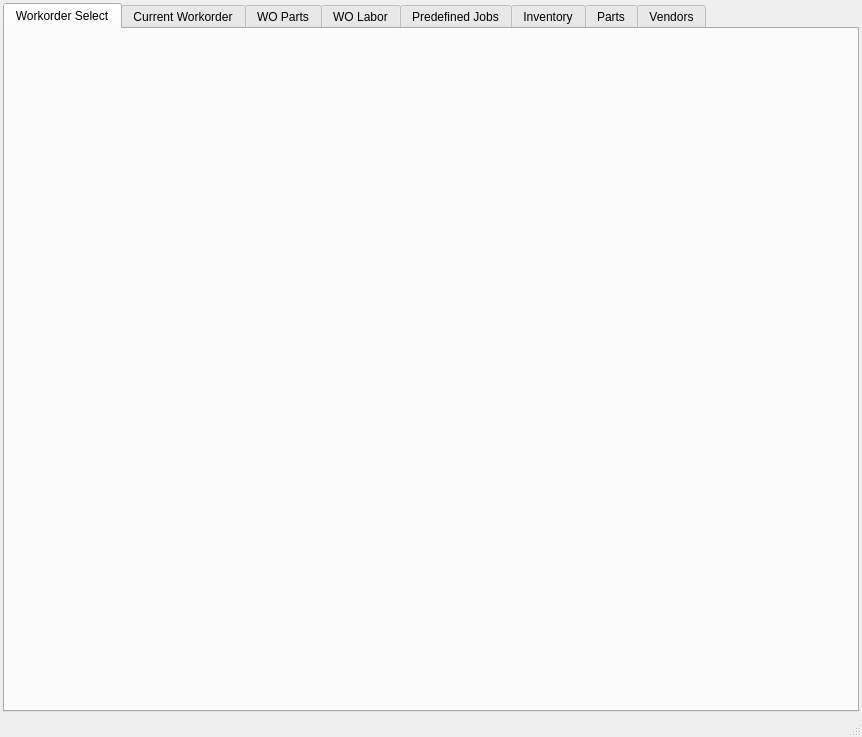
<?xml version="1.0" encoding="UTF-8"?>
<ui version="4.0">
 <class>Ah3</class>
 <widget class="QMainWindow" name="Ah3">
  <property name="geometry">
   <rect>
    <x>0</x>
    <y>0</y>
    <width>862</width>
    <height>737</height>
   </rect>
  </property>
  <property name="windowTitle">
   <string>Autohouse III</string>
  </property>
  <widget class="QWidget" name="centralwidget">
   <layout class="QGridLayout">
    <property name="margin">
     <number>3</number>
    </property>
    <property name="spacing">
     <number>3</number>
    </property>
    <item row="0" column="0">
     <widget class="QTabWidget" name="tabWidget">
      <property name="enabled">
       <bool>true</bool>
      </property>
      <property name="tabShape">
       <enum>QTabWidget::Rounded</enum>
      </property>
      <property name="currentIndex">
       <number>0</number>
      </property>
      <property name="elideMode">
       <enum>Qt::ElideNone</enum>
      </property>
      <widget class="QWidget" name="woSelect">
       <attribute name="title">
        <string>Workorder Select</string>
       </attribute>
       <layout class="QGridLayout" name="gridLayout">
        <property name="margin">
         <number>4</number>
        </property>
        <item row="0" column="0">
         <widget class="WorkorderSelect" name="workorderSelect">
          <property name="frameShape">
           <enum>QFrame::NoFrame</enum>
          </property>
          <property name="frameShadow">
           <enum>QFrame::Raised</enum>
          </property>
         </widget>
        </item>
       </layout>
      </widget>
      <widget class="QWidget" name="current_workorder">
       <attribute name="title">
        <string>Current Workorder</string>
       </attribute>
       <layout class="QVBoxLayout">
        <property name="spacing">
         <number>6</number>
        </property>
        <property name="margin">
         <number>4</number>
        </property>
        <item>
         <widget class="QFrame" name="frame_11">
          <property name="sizePolicy">
           <sizepolicy hsizetype="Preferred" vsizetype="Maximum">
            <horstretch>0</horstretch>
            <verstretch>0</verstretch>
           </sizepolicy>
          </property>
          <property name="frameShape">
           <enum>QFrame::NoFrame</enum>
          </property>
          <property name="frameShadow">
           <enum>QFrame::Raised</enum>
          </property>
          <layout class="QHBoxLayout">
           <property name="spacing">
            <number>4</number>
           </property>
           <property name="margin">
            <number>0</number>
           </property>
           <item>
            <widget class="QGroupBox" name="groupBox">
             <property name="sizePolicy">
              <sizepolicy hsizetype="Preferred" vsizetype="Minimum">
               <horstretch>0</horstretch>
               <verstretch>0</verstretch>
              </sizepolicy>
             </property>
             <property name="title">
              <string>Customer</string>
             </property>
             <layout class="QGridLayout">
              <property name="margin">
               <number>0</number>
              </property>
              <property name="spacing">
               <number>6</number>
              </property>
              <item row="0" column="0">
               <widget class="QcjDataForm" name="woCustomerForm">
                <property name="toolTip">
                 <string/>
                </property>
                <property name="whatsThis">
                 <string>&lt;html&gt;This is a form for entering customer information. It's xml form name is &lt;em&gt;wocustomer_form&lt;/em&gt;&lt;/html&gt;</string>
                </property>
                <property name="xml_definition" stdset="0">
                 <string>wocustomer_form</string>
                </property>
               </widget>
              </item>
              <item row="1" column="0">
               <spacer>
                <property name="orientation">
                 <enum>Qt::Vertical</enum>
                </property>
                <property name="sizeType">
                 <enum>QSizePolicy::MinimumExpanding</enum>
                </property>
                <property name="sizeHint" stdset="0">
                 <size>
                  <width>20</width>
                  <height>0</height>
                 </size>
                </property>
               </spacer>
              </item>
             </layout>
            </widget>
           </item>
           <item>
            <widget class="QGroupBox" name="groupBox_2">
             <property name="sizePolicy">
              <sizepolicy hsizetype="Preferred" vsizetype="Minimum">
               <horstretch>0</horstretch>
               <verstretch>0</verstretch>
              </sizepolicy>
             </property>
             <property name="title">
              <string>Vehicle</string>
             </property>
             <layout class="QGridLayout">
              <property name="margin">
               <number>0</number>
              </property>
              <property name="spacing">
               <number>6</number>
              </property>
              <item row="0" column="0">
               <widget class="QcjDataForm" name="woVehicleForm">
                <property name="sizePolicy">
                 <sizepolicy hsizetype="Preferred" vsizetype="Maximum">
                  <horstretch>0</horstretch>
                  <verstretch>0</verstretch>
                 </sizepolicy>
                </property>
                <property name="toolTip">
                 <string/>
                </property>
                <property name="whatsThis">
                 <string>&lt;html&gt;This form is for entering a customer's vehicle information. It's xml form name is &lt;em&gt;wovehicle_form&lt;/em&gt;&lt;/html&gt;</string>
                </property>
                <property name="xml_definition" stdset="0">
                 <string>wovehicle_form</string>
                </property>
               </widget>
              </item>
              <item row="1" column="0">
               <spacer>
                <property name="orientation">
                 <enum>Qt::Vertical</enum>
                </property>
                <property name="sizeType">
                 <enum>QSizePolicy::Expanding</enum>
                </property>
                <property name="sizeHint" stdset="0">
                 <size>
                  <width>20</width>
                  <height>0</height>
                 </size>
                </property>
               </spacer>
              </item>
             </layout>
            </widget>
           </item>
          </layout>
         </widget>
        </item>
        <item>
         <widget class="QGroupBox" name="groupBox_3">
          <property name="sizePolicy">
           <sizepolicy hsizetype="Preferred" vsizetype="Maximum">
            <horstretch>0</horstretch>
            <verstretch>0</verstretch>
           </sizepolicy>
          </property>
          <property name="title">
           <string>Work Order</string>
          </property>
          <layout class="QVBoxLayout">
           <property name="spacing">
            <number>4</number>
           </property>
           <property name="margin">
            <number>0</number>
           </property>
           <item>
            <widget class="QcjDataForm" name="workorderForm">
             <property name="sizePolicy">
              <sizepolicy hsizetype="Preferred" vsizetype="Maximum">
               <horstretch>0</horstretch>
               <verstretch>0</verstretch>
              </sizepolicy>
             </property>
             <property name="toolTip">
              <string/>
             </property>
             <property name="whatsThis">
              <string>&lt;html&gt;This form is for entering variuos information on the work order. It's xml form name is &lt;em&gt;workorder_form&lt;/em&gt;&lt;/html&gt;</string>
             </property>
             <property name="xml_definition" stdset="0">
              <string>workorder_form</string>
             </property>
            </widget>
           </item>
           <item>
            <widget class="QFrame" name="frame_3">
             <property name="sizePolicy">
              <sizepolicy hsizetype="Fixed" vsizetype="Fixed">
               <horstretch>0</horstretch>
               <verstretch>0</verstretch>
              </sizepolicy>
             </property>
             <property name="frameShape">
              <enum>QFrame::NoFrame</enum>
             </property>
             <property name="frameShadow">
              <enum>QFrame::Raised</enum>
             </property>
             <layout class="QHBoxLayout">
              <property name="spacing">
               <number>6</number>
              </property>
              <property name="margin">
               <number>9</number>
              </property>
              <item>
               <widget class="QPushButton" name="updateWoBtn">
                <property name="sizePolicy">
                 <sizepolicy hsizetype="Fixed" vsizetype="Fixed">
                  <horstretch>0</horstretch>
                  <verstretch>0</verstretch>
                 </sizepolicy>
                </property>
                <property name="text">
                 <string>Save Work Order</string>
                </property>
               </widget>
              </item>
              <item>
               <widget class="QPushButton" name="cancelWoBtn">
                <property name="sizePolicy">
                 <sizepolicy hsizetype="Fixed" vsizetype="Fixed">
                  <horstretch>0</horstretch>
                  <verstretch>0</verstretch>
                 </sizepolicy>
                </property>
                <property name="text">
                 <string>Cancel Changes</string>
                </property>
               </widget>
              </item>
              <item>
               <spacer>
                <property name="orientation">
                 <enum>Qt::Horizontal</enum>
                </property>
                <property name="sizeType">
                 <enum>QSizePolicy::Minimum</enum>
                </property>
                <property name="sizeHint" stdset="0">
                 <size>
                  <width>252</width>
                  <height>21</height>
                 </size>
                </property>
               </spacer>
              </item>
             </layout>
            </widget>
           </item>
          </layout>
         </widget>
        </item>
       </layout>
      </widget>
      <widget class="QWidget" name="woParts">
       <attribute name="title">
        <string>WO Parts</string>
       </attribute>
       <layout class="QVBoxLayout">
        <property name="margin">
         <number>4</number>
        </property>
        <item>
         <widget class="QGroupBox" name="groupBox_7">
          <property name="sizePolicy">
           <sizepolicy hsizetype="Preferred" vsizetype="Maximum">
            <horstretch>0</horstretch>
            <verstretch>0</verstretch>
           </sizepolicy>
          </property>
          <property name="title">
           <string>Customer / Vehicle Info</string>
          </property>
          <layout class="QHBoxLayout">
           <item>
            <widget class="QcjDataForm" name="custInfoForm1">
             <property name="sizePolicy">
              <sizepolicy hsizetype="Preferred" vsizetype="Maximum">
               <horstretch>0</horstretch>
               <verstretch>0</verstretch>
              </sizepolicy>
             </property>
             <property name="toolTip">
              <string/>
             </property>
             <property name="whatsThis">
              <string/>
             </property>
             <property name="xml_definition" stdset="0">
              <string>custinfo_form</string>
             </property>
            </widget>
           </item>
           <item>
            <widget class="QcjDataForm" name="vehcInfoForm1">
             <property name="sizePolicy">
              <sizepolicy hsizetype="Preferred" vsizetype="Maximum">
               <horstretch>0</horstretch>
               <verstretch>0</verstretch>
              </sizepolicy>
             </property>
             <property name="toolTip">
              <string/>
             </property>
             <property name="whatsThis">
              <string/>
             </property>
             <property name="xml_definition" stdset="0">
              <string>vehcinfo_form</string>
             </property>
            </widget>
           </item>
          </layout>
         </widget>
        </item>
        <item>
         <widget class="QGroupBox" name="groupBox_12">
          <property name="title">
           <string>Workorder Parts Entry</string>
          </property>
          <layout class="QVBoxLayout" name="verticalLayout_3">
           <item>
            <widget class="WoPartEntry" name="woPartsFrame">
             <property name="frameShape">
              <enum>QFrame::StyledPanel</enum>
             </property>
             <property name="frameShadow">
              <enum>QFrame::Raised</enum>
             </property>
            </widget>
           </item>
           <item>
            <widget class="QFrame" name="frame_9">
             <property name="sizePolicy">
              <sizepolicy hsizetype="Preferred" vsizetype="Maximum">
               <horstretch>0</horstretch>
               <verstretch>0</verstretch>
              </sizepolicy>
             </property>
             <property name="frameShape">
              <enum>QFrame::NoFrame</enum>
             </property>
             <property name="frameShadow">
              <enum>QFrame::Raised</enum>
             </property>
             <layout class="QHBoxLayout">
              <property name="spacing">
               <number>6</number>
              </property>
              <property name="margin">
               <number>0</number>
              </property>
              <item>
               <spacer>
                <property name="orientation">
                 <enum>Qt::Horizontal</enum>
                </property>
                <property name="sizeHint" stdset="0">
                 <size>
                  <width>201</width>
                  <height>20</height>
                 </size>
                </property>
               </spacer>
              </item>
              <item>
               <widget class="QcjDataForm" name="woTaxPartsTotalForm">
                <property name="toolTip">
                 <string/>
                </property>
                <property name="whatsThis">
                 <string>&lt;html&gt;This hidden form is for providing the the taxable parts total of a work order. It's xml form name is &lt;em&gt;wo_tax_parts_total_form&lt;/em&gt;&lt;/html&gt;</string>
                </property>
                <property name="xml_definition" stdset="0">
                 <string>wo_tax_parts_total_form</string>
                </property>
               </widget>
              </item>
              <item>
               <widget class="QcjDataForm" name="woPartsTotalForm">
                <property name="toolTip">
                 <string/>
                </property>
                <property name="whatsThis">
                 <string>&lt;html&gt;This form is for viewing the parts total of a work order. It's xml form name is &lt;em&gt;wo_parts_total_form&lt;/em&gt;&lt;/html&gt;</string>
                </property>
                <property name="xml_definition" stdset="0">
                 <string>wo_parts_total_form</string>
                </property>
               </widget>
              </item>
             </layout>
            </widget>
           </item>
          </layout>
         </widget>
        </item>
       </layout>
      </widget>
      <widget class="QWidget" name="woLabor">
       <attribute name="title">
        <string>WO Labor</string>
       </attribute>
       <layout class="QGridLayout">
        <property name="margin">
         <number>4</number>
        </property>
        <item row="0" column="0">
         <widget class="QGroupBox" name="groupBox_11">
          <property name="sizePolicy">
           <sizepolicy hsizetype="Preferred" vsizetype="Maximum">
            <horstretch>0</horstretch>
            <verstretch>0</verstretch>
           </sizepolicy>
          </property>
          <property name="title">
           <string>Customer / Vehicle Info</string>
          </property>
          <layout class="QHBoxLayout">
           <item>
            <widget class="QcjDataForm" name="custInfoForm2">
             <property name="sizePolicy">
              <sizepolicy hsizetype="Preferred" vsizetype="Maximum">
               <horstretch>0</horstretch>
               <verstretch>0</verstretch>
              </sizepolicy>
             </property>
             <property name="toolTip">
              <string/>
             </property>
             <property name="whatsThis">
              <string/>
             </property>
             <property name="xml_definition" stdset="0">
              <string>custinfo_form</string>
             </property>
            </widget>
           </item>
           <item>
            <widget class="QcjDataForm" name="vehcInfoForm2">
             <property name="sizePolicy">
              <sizepolicy hsizetype="Preferred" vsizetype="Maximum">
               <horstretch>0</horstretch>
               <verstretch>0</verstretch>
              </sizepolicy>
             </property>
             <property name="toolTip">
              <string/>
             </property>
             <property name="whatsThis">
              <string/>
             </property>
             <property name="xml_definition" stdset="0">
              <string>vehcinfo_form</string>
             </property>
            </widget>
           </item>
          </layout>
         </widget>
        </item>
        <item row="1" column="0">
         <widget class="QGroupBox" name="groupBox_8">
          <property name="title">
           <string>Workorder Labor Entry</string>
          </property>
          <layout class="QVBoxLayout" name="verticalLayout_2">
           <property name="margin">
            <number>9</number>
           </property>
           <item>
            <widget class="WoLaborEntry" name="woLaborFrame">
             <property name="frameShape">
              <enum>QFrame::StyledPanel</enum>
             </property>
             <property name="frameShadow">
              <enum>QFrame::Raised</enum>
             </property>
            </widget>
           </item>
           <item>
            <widget class="QFrame" name="frame_10">
             <property name="sizePolicy">
              <sizepolicy hsizetype="Preferred" vsizetype="Maximum">
               <horstretch>0</horstretch>
               <verstretch>0</verstretch>
              </sizepolicy>
             </property>
             <property name="frameShape">
              <enum>QFrame::NoFrame</enum>
             </property>
             <property name="frameShadow">
              <enum>QFrame::Raised</enum>
             </property>
             <layout class="QHBoxLayout" name="horizontalLayout">
              <property name="margin">
               <number>0</number>
              </property>
              <item>
               <spacer>
                <property name="orientation">
                 <enum>Qt::Horizontal</enum>
                </property>
                <property name="sizeType">
                 <enum>QSizePolicy::MinimumExpanding</enum>
                </property>
                <property name="sizeHint" stdset="0">
                 <size>
                  <width>478</width>
                  <height>17</height>
                 </size>
                </property>
               </spacer>
              </item>
              <item>
               <widget class="QcjDataForm" name="woLaborTotalForm">
                <property name="toolTip">
                 <string/>
                </property>
                <property name="whatsThis">
                 <string>&lt;html&gt;This form is for viewing the labor total of a work order. It's xml form name is &lt;em&gt;wo_labor_total_form&lt;/em&gt;&lt;/html&gt;</string>
                </property>
                <property name="xml_definition" stdset="0">
                 <string>wo_labor_total_form</string>
                </property>
               </widget>
              </item>
             </layout>
            </widget>
           </item>
          </layout>
         </widget>
        </item>
       </layout>
      </widget>
      <widget class="QWidget" name="predefinedJobs">
       <attribute name="title">
        <string>Predefined Jobs</string>
       </attribute>
       <layout class="QVBoxLayout" name="verticalLayout">
        <property name="margin">
         <number>4</number>
        </property>
        <item>
         <widget class="AutoJob" name="autoJob">
          <property name="frameShape">
           <enum>QFrame::NoFrame</enum>
          </property>
          <property name="frameShadow">
           <enum>QFrame::Raised</enum>
          </property>
         </widget>
        </item>
        <item>
         <widget class="JobParts" name="jobParts">
          <property name="frameShape">
           <enum>QFrame::NoFrame</enum>
          </property>
          <property name="frameShadow">
           <enum>QFrame::Raised</enum>
          </property>
         </widget>
        </item>
       </layout>
      </widget>
      <widget class="QWidget" name="inventoryTab">
       <attribute name="title">
        <string>Inventory</string>
       </attribute>
       <layout class="QGridLayout" name="gridLayout_2">
        <item row="0" column="0">
         <widget class="InventoryFrame" name="inventory">
          <property name="frameShape">
           <enum>QFrame::StyledPanel</enum>
          </property>
          <property name="frameShadow">
           <enum>QFrame::Raised</enum>
          </property>
         </widget>
        </item>
       </layout>
      </widget>
      <widget class="QWidget" name="parts_tab">
       <attribute name="title">
        <string>Parts</string>
       </attribute>
       <layout class="QGridLayout" name="gridLayout_3">
        <property name="margin">
         <number>4</number>
        </property>
        <item row="0" column="0">
         <widget class="Parts" name="parts">
          <property name="frameShape">
           <enum>QFrame::NoFrame</enum>
          </property>
          <property name="frameShadow">
           <enum>QFrame::Raised</enum>
          </property>
         </widget>
        </item>
       </layout>
      </widget>
      <widget class="QWidget" name="vendors_tab">
       <attribute name="title">
        <string>Vendors</string>
       </attribute>
       <layout class="QGridLayout" name="gridLayout_4">
        <property name="margin">
         <number>4</number>
        </property>
        <item row="0" column="0">
         <widget class="Vendors" name="vendors">
          <property name="frameShape">
           <enum>QFrame::StyledPanel</enum>
          </property>
          <property name="frameShadow">
           <enum>QFrame::Raised</enum>
          </property>
         </widget>
        </item>
       </layout>
      </widget>
     </widget>
    </item>
   </layout>
  </widget>
  <widget class="QMenuBar" name="menubar">
   <property name="geometry">
    <rect>
     <x>0</x>
     <y>0</y>
     <width>862</width>
     <height>22</height>
    </rect>
   </property>
  </widget>
  <widget class="QStatusBar" name="statusbar"/>
 </widget>
 <customwidgets>
  <customwidget>
   <class>QcjDataForm</class>
   <extends>QFrame</extends>
   <header>QcjData/QcjDataForm.h</header>
  </customwidget>
  <customwidget>
   <class>Parts</class>
   <extends>QFrame</extends>
   <header>parts.h</header>
   <container>1</container>
  </customwidget>
  <customwidget>
   <class>Vendors</class>
   <extends>QFrame</extends>
   <header>vendors.h</header>
   <container>1</container>
  </customwidget>
  <customwidget>
   <class>AutoJob</class>
   <extends>QFrame</extends>
   <header>autojob.h</header>
   <container>1</container>
  </customwidget>
  <customwidget>
   <class>JobParts</class>
   <extends>QFrame</extends>
   <header>jobparts.h</header>
   <container>1</container>
  </customwidget>
  <customwidget>
   <class>WorkorderSelect</class>
   <extends>QFrame</extends>
   <header>workorderselect.h</header>
   <container>1</container>
  </customwidget>
  <customwidget>
   <class>WoLaborEntry</class>
   <extends>QFrame</extends>
   <header>wolaborentry.h</header>
   <container>1</container>
  </customwidget>
  <customwidget>
   <class>WoPartEntry</class>
   <extends>QFrame</extends>
   <header>wopartentry.h</header>
   <container>1</container>
  </customwidget>
  <customwidget>
   <class>InventoryFrame</class>
   <extends>QFrame</extends>
   <header>inventoryframe.h</header>
   <container>1</container>
  </customwidget>
 </customwidgets>
 <resources/>
 <connections/>
</ui>
